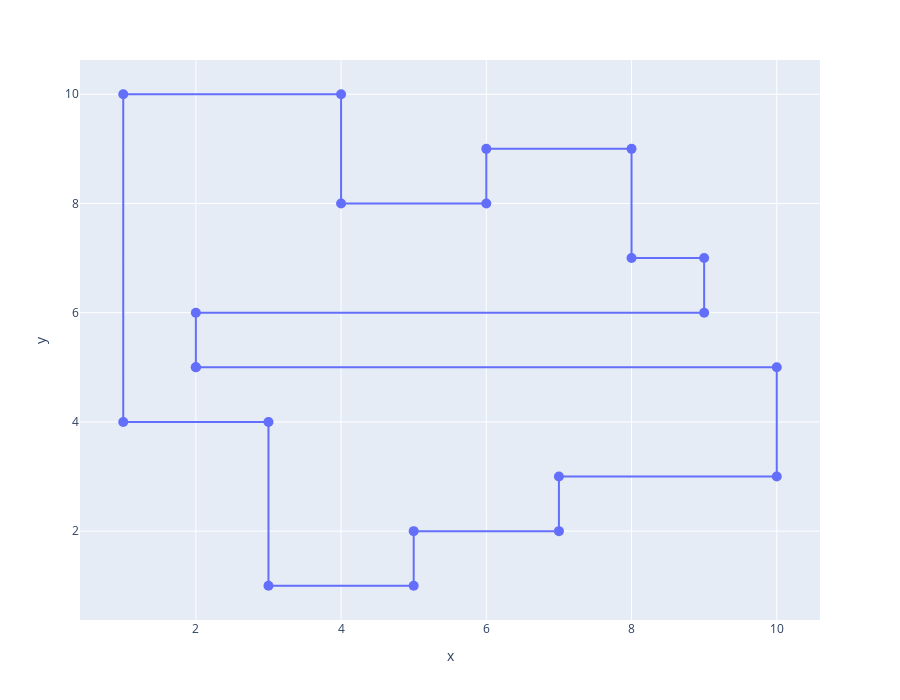

The code cell stored with this chart in its notebook:
### Markdown cell above
**Segue uma amostra de como é o formato do polígono carregado que representa a planta da galeria de arte:**

### Code cell
v = list(map(lambda P: (P.x,P.y),G.vertices))
v.append(v[0]) # Repete primeiro vértice ao final para fechar o polígono

fig = px.line(x=np.array(v)[:,0],y=np.array(v)[:,1],markers=True, width=900, height=700)
fig.update_traces(marker_size=10)
fig.show()

### Figure 1 — Plotly figure (JSON) as saved in the notebook; plotly's stock layout.template omitted (floating-point values rounded to 4 significant figures)
{"data": [{"hovertemplate": "x=%{x}<br>y=%{y}<extra></extra>", "legendgroup": "", "line": {"color": "#636efa", "dash": "solid"}, "marker": {"size": 10, "symbol": "circle"}, "mode": "markers+lines", "name": "", "orientation": "v", "showlegend": false, "type": "scatter", "x": [2, 2, 9, 9, 8, 8, 6, 6, 4, 4, 1, 1, 3, 3, 5, 5, 7, 7, 10, 10, 2], "xaxis": "x", "y": [5, 6, 6, 7, 7, 9, 9, 8, 8, 10, 10, 4, 4, 1, 1, 2, 2, 3, 3, 5, 5], "yaxis": "y"}], "layout": {"height": 700, "legend": {"tracegroupgap": 0}, "margin": {"t": 60}, "width": 900, "xaxis": {"anchor": "y", "domain": [0, 1], "title": {"text": "x"}}, "yaxis": {"anchor": "x", "domain": [0, 1], "title": {"text": "y"}}}}
